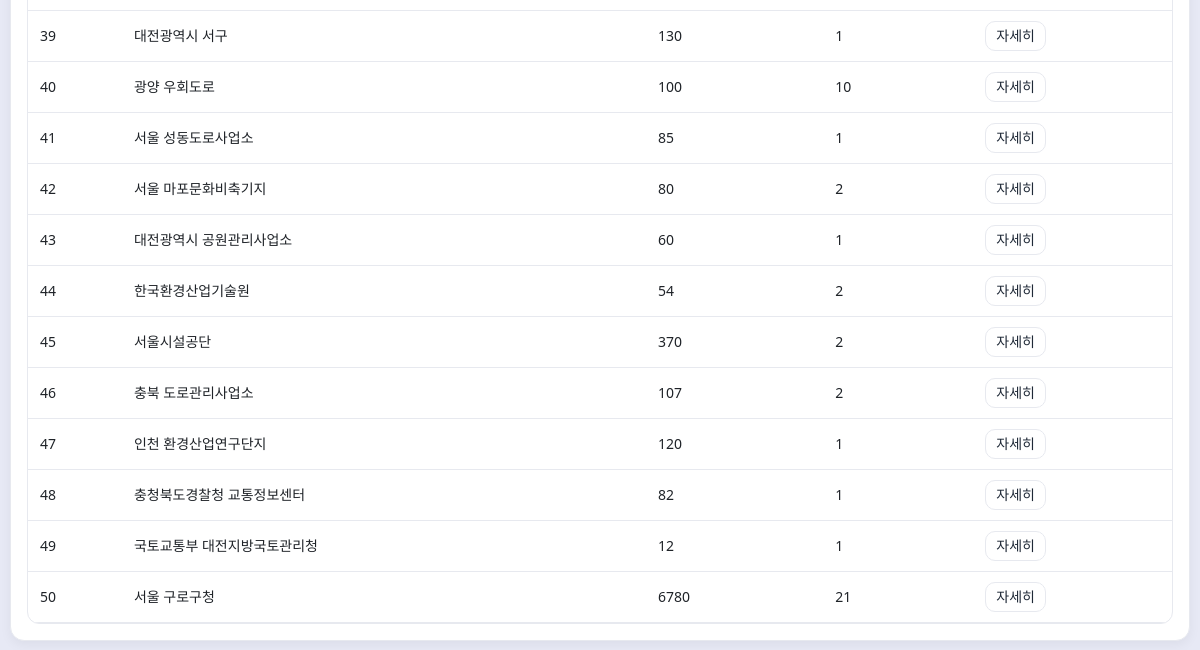
The app's page /sites (signed in, lower part), older data.
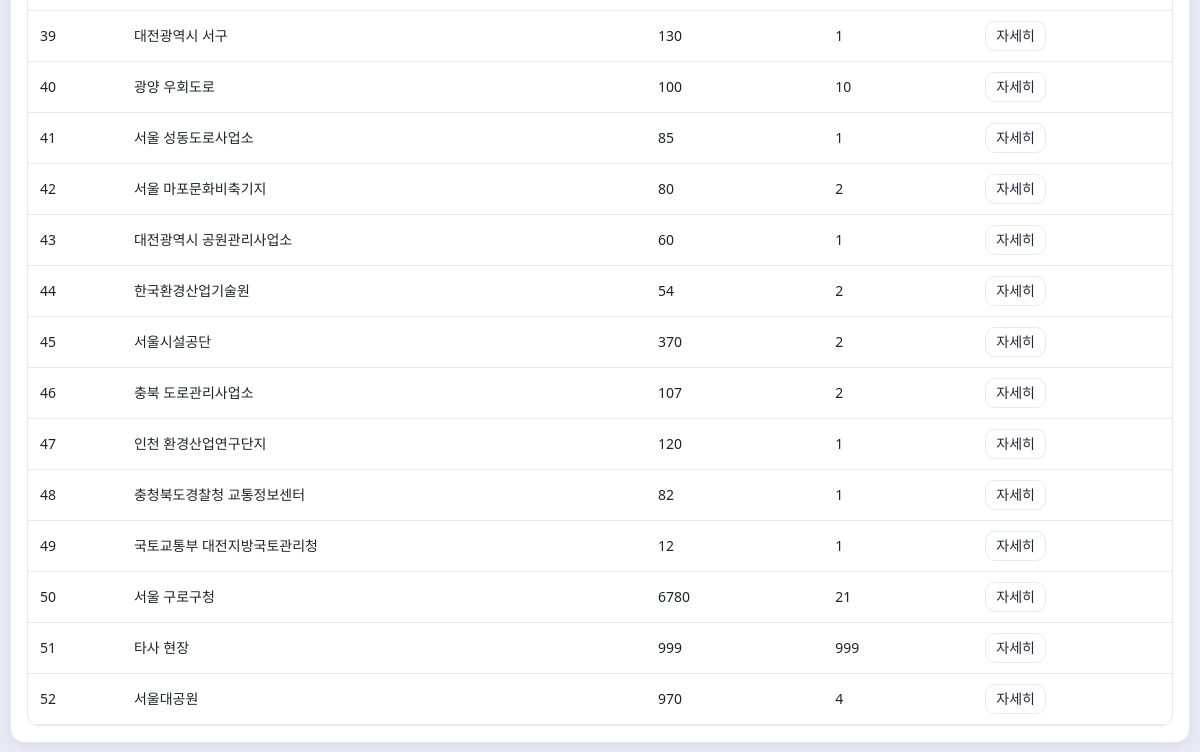
The same page, newer data.
### app.py (models this page shows)
class Site(Base):
    __tablename__ = "sites"
    site_id = Column(Integer, primary_key=True)
    name = Column(String, nullable=False, unique=True)
    camera_count = Column(Integer, nullable=False, default=0)
    nrs_count = Column(Integer, nullable=False, default=0)
    note = Column(Text)
    created_at = Column(DateTime, nullable=False, default=func.datetime("now", "localtime"))
    updated_at = Column(DateTime, nullable=False, default=func.datetime("now", "localtime"))
    deleted_at = Column(DateTime)

### app.py (the view)
@app.get("/sites", response_class=HTMLResponse)
def sites_list(request: Request, db: OrmSession = Depends(get_db)):
    require_login(request)
    rows = [
        [s.site_id, s.name, s.camera_count, s.nrs_count]
        for s in db.query(Site).order_by(Site.site_id.asc()).all()
    ]
    headers = [
        {"label":"ID", "bold": True},
        {"label":"현장명", "bold": True},
        {"label":"카메라수", "bold": True},
        {"label":"NRS수", "bold": True}
    ]
    can_master = "MASTER" in current_roles(request)
    return render_list(request, "현장",
        ["ID","현장명","카메라수","NRS수",], rows, {
        "new":    "/sites/new"               if can_master else None,
        "edit":   "/sites/edit/{id}"         if can_master else None,
        "delete": "/sites/delete/{id}"       if can_master else None,
        "child":  "/site_locations?site_id={id}",   # ← 자세히(항상)
    })

### templates/generic_list.html (shortened to what this page needs)
{% extends "base.html" %}
{% block content %}
<div class="card">
  <div class="card-body">
    <table class="table" id="grid">
      <tbody>
        {% for row in rows %}
          <tr>
            {% for col in row %}
              {% set meta = headers[loop.index0] if headers|length > loop.index0 else {} %}
              {% set td_cls = meta.td_class if meta.td_class is defined else '' %}
              <td class="{{ td_cls }}">
                {% if meta.format in ['money','int'] %}
                  {{ col|comma }}
                {% else %}
                  {{ col }}
                {% endif %}
              </td>
            {% endfor %}
            {% if routes.edit or routes.delete or routes.child %}
              <td class="actions td-center">
                {% if routes.child %}
                  <a class="btn btn-outline btn-small" href="{{ routes.child|replace('{id}', row[0]|string) }}">자세히</a>
                {% endif %}
              </td>
            {% endif %}
          </tr>
        {% endfor %}
      </tbody>
    </table>
  </div>
</div>
{% endblock %}

### templates/base.html (shortened to what this page needs)
<!doctype html>
<html lang="ko">
<head>
  <link rel="stylesheet" href="/static/style.css">
</head>
<body>
      {% set user  = request.session.get('user') or {} %}
      {% set roles = user.get('roles', []) %}
      {% set is_master = 'MASTER' in roles %}
      {% set is_tech   = 'TECH' in roles %}
      {% set is_lab    = 'LAB' in roles %}
      {% set p = request.url.path %}
  <main class="container">
    {% block content %}{% endblock %}
  </main>
</body>
</html>

### static/style.css (style rules this page uses)
:root { --bg:#e7e9f5; --panel:#fff; --border:#e7e9ef; --text:#1f2328; --muted:#6b7280; --brand:#2563eb; --brand-weak:#3b82f6; --danger:#ef4444; --ok:#16a34a; --warn:#f59e0b; --radius:14px; --radius-sm:10px; --container:1180px; --control-h:38px; }
* { box-sizing:border-box }
html,body { height:100% }
body { margin:0;background:var(--bg);color:var(--text);font:14px/1.5 system-ui,-apple-system,"Segoe UI",Roboto,Helvetica,Arial }
.container { max-width:var(--container);margin:0 auto;padding:18px 16px }
main { padding-top:10px }
.card { background:var(--panel);border:1px solid var(--border);border-radius:var(--radius);box-shadow:0 .25rem .75rem rgba(0,0,0,.05) }
.card-body { padding:16px }
.btn { display:inline-flex;align-items:center;justify-content:center; height:40px;padding:0 14px;border-radius:12px;border:1px solid transparent;cursor:pointer; background:#fff;color:#1f2937 }
.btn-outline { background:#fff;border-color:var(--border);color:#1f2937 }
.btn-small { height:30px;border-radius:10px;padding:0 10px }
.btn, .btn:hover, .btn:focus, .btn:active, a.btn, a.btn:hover, a.btn:focus, a.btn:active { text-decoration:none }
.table { width:100%;border-collapse:separate;border-spacing:0;background:var(--panel); border:1px solid var(--border);border-radius:12px;overflow:hidden }
.table .actions { display:flex;gap:8px }
.td-center { text-align: center; }

### templates/base.html (style rules this page uses)
.container { max-width:1180px;margin:0 auto;padding:0 16px }
main.container { padding:18px 0 }

Row changes from the older to the newer data that the page shows:
added Site: row "51", name "타사 현장", camera_count "999", nrs_count "999"
added Site: row "52" "4", name "서울대공원", camera_count "970"
